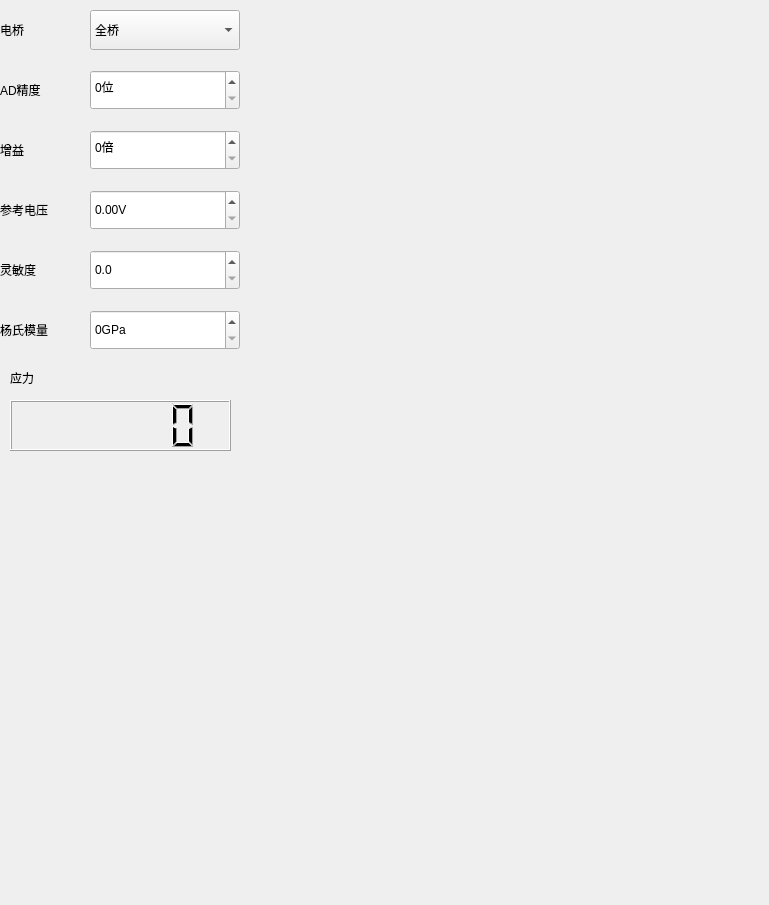
<?xml version="1.0" encoding="UTF-8"?>
<ui version="4.0">
 <class>TransferData</class>
 <widget class="QWidget" name="TransferData">
  <property name="geometry">
   <rect>
    <x>0</x>
    <y>0</y>
    <width>769</width>
    <height>905</height>
   </rect>
  </property>
  <property name="windowTitle">
   <string>Form</string>
  </property>
  <widget class="QWidget" name="widget_serialcom_2" native="true">
   <property name="geometry">
    <rect>
     <x>0</x>
     <y>0</y>
     <width>240</width>
     <height>610</height>
    </rect>
   </property>
   <property name="minimumSize">
    <size>
     <width>240</width>
     <height>610</height>
    </size>
   </property>
   <property name="maximumSize">
    <size>
     <width>240</width>
     <height>610</height>
    </size>
   </property>
   <widget class="QWidget" name="widget" native="true">
    <property name="geometry">
     <rect>
      <x>0</x>
      <y>0</y>
      <width>240</width>
      <height>60</height>
     </rect>
    </property>
    <property name="sizePolicy">
     <sizepolicy hsizetype="Fixed" vsizetype="Fixed">
      <horstretch>0</horstretch>
      <verstretch>0</verstretch>
     </sizepolicy>
    </property>
    <property name="minimumSize">
     <size>
      <width>240</width>
      <height>60</height>
     </size>
    </property>
    <property name="maximumSize">
     <size>
      <width>240</width>
      <height>60</height>
     </size>
    </property>
    <layout class="QHBoxLayout" name="horizontalLayout">
     <item>
      <widget class="QLabel" name="label">
       <property name="text">
        <string>电桥</string>
       </property>
      </widget>
     </item>
     <item>
      <widget class="QComboBox" name="Bridge">
       <property name="sizePolicy">
        <sizepolicy hsizetype="Fixed" vsizetype="Fixed">
         <horstretch>0</horstretch>
         <verstretch>0</verstretch>
        </sizepolicy>
       </property>
       <property name="minimumSize">
        <size>
         <width>150</width>
         <height>40</height>
        </size>
       </property>
       <item>
        <property name="text">
         <string>全桥</string>
        </property>
       </item>
       <item>
        <property name="text">
         <string>半桥</string>
        </property>
       </item>
       <item>
        <property name="text">
         <string>1/4桥</string>
        </property>
       </item>
      </widget>
     </item>
    </layout>
   </widget>
   <widget class="QWidget" name="widget_2" native="true">
    <property name="geometry">
     <rect>
      <x>0</x>
      <y>60</y>
      <width>240</width>
      <height>60</height>
     </rect>
    </property>
    <property name="sizePolicy">
     <sizepolicy hsizetype="Fixed" vsizetype="Fixed">
      <horstretch>0</horstretch>
      <verstretch>0</verstretch>
     </sizepolicy>
    </property>
    <property name="minimumSize">
     <size>
      <width>240</width>
      <height>60</height>
     </size>
    </property>
    <property name="maximumSize">
     <size>
      <width>240</width>
      <height>60</height>
     </size>
    </property>
    <layout class="QHBoxLayout" name="horizontalLayout_2">
     <item>
      <widget class="QLabel" name="label_2">
       <property name="text">
        <string>AD精度</string>
       </property>
      </widget>
     </item>
     <item>
      <widget class="QDoubleSpinBox" name="AD">
       <property name="sizePolicy">
        <sizepolicy hsizetype="Fixed" vsizetype="Fixed">
         <horstretch>0</horstretch>
         <verstretch>0</verstretch>
        </sizepolicy>
       </property>
       <property name="minimumSize">
        <size>
         <width>150</width>
         <height>40</height>
        </size>
       </property>
       <property name="maximumSize">
        <size>
         <width>150</width>
         <height>40</height>
        </size>
       </property>
       <property name="suffix">
        <string>位</string>
       </property>
       <property name="decimals">
        <number>0</number>
       </property>
      </widget>
     </item>
    </layout>
   </widget>
   <widget class="QWidget" name="widget_3" native="true">
    <property name="geometry">
     <rect>
      <x>0</x>
      <y>120</y>
      <width>240</width>
      <height>60</height>
     </rect>
    </property>
    <property name="sizePolicy">
     <sizepolicy hsizetype="Fixed" vsizetype="Fixed">
      <horstretch>0</horstretch>
      <verstretch>0</verstretch>
     </sizepolicy>
    </property>
    <property name="minimumSize">
     <size>
      <width>240</width>
      <height>60</height>
     </size>
    </property>
    <property name="maximumSize">
     <size>
      <width>240</width>
      <height>60</height>
     </size>
    </property>
    <layout class="QHBoxLayout" name="horizontalLayout_3">
     <item>
      <widget class="QLabel" name="label_3">
       <property name="text">
        <string>增益</string>
       </property>
      </widget>
     </item>
     <item>
      <widget class="QDoubleSpinBox" name="Gain">
       <property name="sizePolicy">
        <sizepolicy hsizetype="Fixed" vsizetype="Fixed">
         <horstretch>0</horstretch>
         <verstretch>0</verstretch>
        </sizepolicy>
       </property>
       <property name="minimumSize">
        <size>
         <width>150</width>
         <height>40</height>
        </size>
       </property>
       <property name="maximumSize">
        <size>
         <width>150</width>
         <height>40</height>
        </size>
       </property>
       <property name="suffix">
        <string>倍</string>
       </property>
       <property name="decimals">
        <number>0</number>
       </property>
       <property name="maximum">
        <double>10000.000000000000000</double>
       </property>
      </widget>
     </item>
    </layout>
   </widget>
   <widget class="QWidget" name="widget_4" native="true">
    <property name="geometry">
     <rect>
      <x>0</x>
      <y>180</y>
      <width>240</width>
      <height>60</height>
     </rect>
    </property>
    <property name="sizePolicy">
     <sizepolicy hsizetype="Fixed" vsizetype="Fixed">
      <horstretch>0</horstretch>
      <verstretch>0</verstretch>
     </sizepolicy>
    </property>
    <property name="minimumSize">
     <size>
      <width>240</width>
      <height>60</height>
     </size>
    </property>
    <property name="maximumSize">
     <size>
      <width>240</width>
      <height>60</height>
     </size>
    </property>
    <layout class="QHBoxLayout" name="horizontalLayout_4">
     <item>
      <widget class="QLabel" name="label_4">
       <property name="text">
        <string>参考电压</string>
       </property>
      </widget>
     </item>
     <item>
      <widget class="QDoubleSpinBox" name="Vref">
       <property name="sizePolicy">
        <sizepolicy hsizetype="Fixed" vsizetype="Fixed">
         <horstretch>0</horstretch>
         <verstretch>0</verstretch>
        </sizepolicy>
       </property>
       <property name="minimumSize">
        <size>
         <width>150</width>
         <height>40</height>
        </size>
       </property>
       <property name="maximumSize">
        <size>
         <width>150</width>
         <height>40</height>
        </size>
       </property>
       <property name="suffix">
        <string>V</string>
       </property>
       <property name="decimals">
        <number>2</number>
       </property>
       <property name="maximum">
        <double>10000.000000000000000</double>
       </property>
      </widget>
     </item>
    </layout>
   </widget>
   <widget class="QWidget" name="widget_5" native="true">
    <property name="geometry">
     <rect>
      <x>0</x>
      <y>240</y>
      <width>240</width>
      <height>60</height>
     </rect>
    </property>
    <property name="sizePolicy">
     <sizepolicy hsizetype="Fixed" vsizetype="Fixed">
      <horstretch>0</horstretch>
      <verstretch>0</verstretch>
     </sizepolicy>
    </property>
    <property name="minimumSize">
     <size>
      <width>240</width>
      <height>60</height>
     </size>
    </property>
    <property name="maximumSize">
     <size>
      <width>240</width>
      <height>60</height>
     </size>
    </property>
    <layout class="QHBoxLayout" name="horizontalLayout_5">
     <item>
      <widget class="QLabel" name="label_5">
       <property name="text">
        <string>灵敏度</string>
       </property>
      </widget>
     </item>
     <item>
      <widget class="QDoubleSpinBox" name="K">
       <property name="sizePolicy">
        <sizepolicy hsizetype="Fixed" vsizetype="Fixed">
         <horstretch>0</horstretch>
         <verstretch>0</verstretch>
        </sizepolicy>
       </property>
       <property name="minimumSize">
        <size>
         <width>150</width>
         <height>40</height>
        </size>
       </property>
       <property name="maximumSize">
        <size>
         <width>150</width>
         <height>40</height>
        </size>
       </property>
       <property name="suffix">
        <string/>
       </property>
       <property name="decimals">
        <number>1</number>
       </property>
      </widget>
     </item>
    </layout>
   </widget>
   <widget class="QWidget" name="widget_6" native="true">
    <property name="geometry">
     <rect>
      <x>0</x>
      <y>300</y>
      <width>240</width>
      <height>60</height>
     </rect>
    </property>
    <property name="sizePolicy">
     <sizepolicy hsizetype="Fixed" vsizetype="Fixed">
      <horstretch>0</horstretch>
      <verstretch>0</verstretch>
     </sizepolicy>
    </property>
    <property name="minimumSize">
     <size>
      <width>240</width>
      <height>60</height>
     </size>
    </property>
    <property name="maximumSize">
     <size>
      <width>240</width>
      <height>60</height>
     </size>
    </property>
    <layout class="QHBoxLayout" name="horizontalLayout_6">
     <item>
      <widget class="QLabel" name="label_6">
       <property name="text">
        <string>杨氏模量</string>
       </property>
      </widget>
     </item>
     <item>
      <widget class="QDoubleSpinBox" name="yangsNumber">
       <property name="sizePolicy">
        <sizepolicy hsizetype="Fixed" vsizetype="Fixed">
         <horstretch>0</horstretch>
         <verstretch>0</verstretch>
        </sizepolicy>
       </property>
       <property name="minimumSize">
        <size>
         <width>150</width>
         <height>40</height>
        </size>
       </property>
       <property name="maximumSize">
        <size>
         <width>150</width>
         <height>40</height>
        </size>
       </property>
       <property name="suffix">
        <string>GPa</string>
       </property>
       <property name="decimals">
        <number>0</number>
       </property>
       <property name="maximum">
        <double>10000.000000000000000</double>
       </property>
      </widget>
     </item>
    </layout>
   </widget>
   <widget class="QLCDNumber" name="lcdNumber_stress">
    <property name="geometry">
     <rect>
      <x>10</x>
      <y>400</y>
      <width>221</width>
      <height>51</height>
     </rect>
    </property>
    <property name="digitCount">
     <number>6</number>
    </property>
   </widget>
   <widget class="QLabel" name="label_7">
    <property name="geometry">
     <rect>
      <x>10</x>
      <y>370</y>
      <width>31</width>
      <height>16</height>
     </rect>
    </property>
    <property name="text">
     <string>应力</string>
    </property>
   </widget>
  </widget>
 </widget>
 <resources/>
 <connections/>
</ui>
